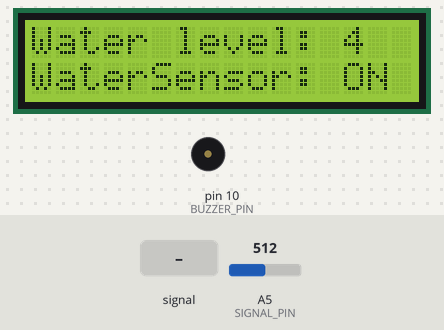
Bench run of a sketch on a simulated Arduino Uno, built with avr-gcc and run on an emulated ATmega328P. Parts: 16×2 character LCD, buzzer (waves = sounding, pin HIGH). Inputs (shaded band) come from the test bench; at power-on: A5 (SIGNAL_PIN) = 512. Pins used as bus, display or sensor lines are not drawn.

Above: at 1.2 s.
1.3 s: A5 (SIGNAL_PIN) set to 313
At 5.8 s:
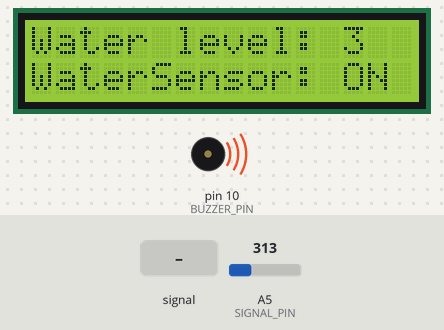
11.6 s: A5 (SIGNAL_PIN) set to 289
At 15.9 s:
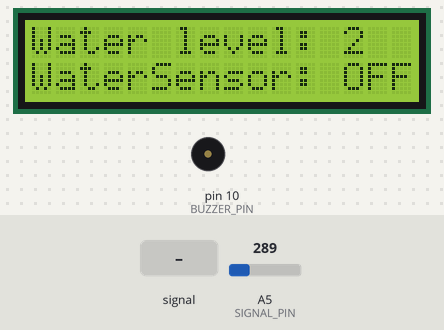
19.6 s: A5 (SIGNAL_PIN) fed a 200 Hz sine of ±255 counts around its level
At 20.8 s:
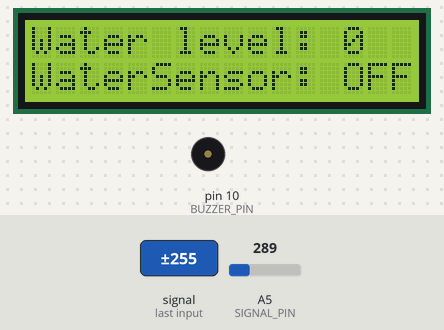
25.6 s: A5 (SIGNAL_PIN) set to 306
At 28.6 s:
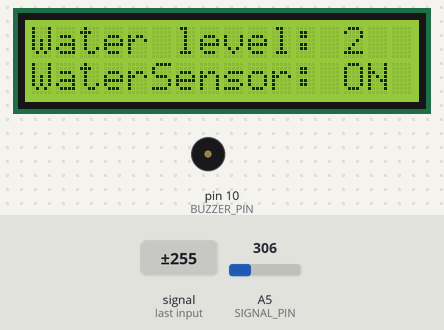
31.6 s: A5 (SIGNAL_PIN) fed a 1000 Hz sine of ±255 counts around its level
At 36.7 s:
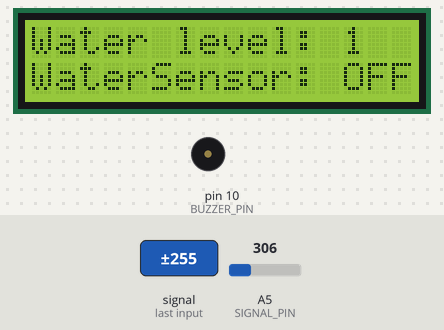
Timing chart, 0 to 38.2 s (numbered marks = the images above; inputs shaded):
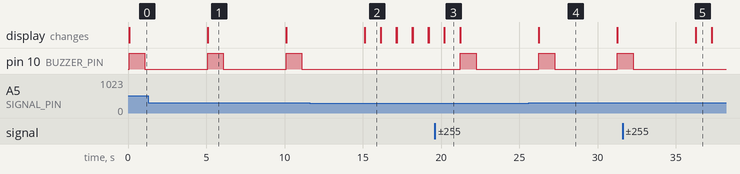

The sketch:

water_sensor.ino
```cpp
#include <LiquidCrystal.h>
#define THRESHOLD   300
#define LED_PIN 13
#define POWER_PIN  7
#define SIGNAL_PIN A5
#define SENSOR_MIN 0
#define SENSOR_MAX 521
#define BUZZER_PIN 10
// lcd
#define PIN_RS 12
#define PIN_E 11
#define PIN_D4 4
#define PIN_D5 6
#define PIN_D6 2
#define PIN_D7 8
//
int value = 0; // variable to store the sensor value
int level = 0; // variable to store the water level

LiquidCrystal lcd(PIN_RS, PIN_E, PIN_D4, PIN_D5, PIN_D6, PIN_D7);

void setup() {
  lcd.begin(16,2);
  Serial.begin(9600);
  pinMode(BUZZER_PIN, OUTPUT); //configure pin 10 as an OUTPUT Buzzer
  pinMode(POWER_PIN, OUTPUT);   // configure D7 pin as an OUTPUT
  digitalWrite(POWER_PIN, LOW); // turn the sensor OFF
  digitalWrite(LED_PIN,   LOW); // turn LED OFF
}

void loop() {
  lcd.clear();
  digitalWrite(POWER_PIN, HIGH);  // turn the sensor ON
  delay(10);                      // wait 10 milliseconds
  value = analogRead(SIGNAL_PIN); // read the analog value from sensor
  digitalWrite(POWER_PIN, LOW);   // turn the sensor OFF

  level = map(value, SENSOR_MIN, SENSOR_MAX, 0, 5); // 5 levels
  lcd.print("Water level: ");
  lcd.println(level);
  if (value > THRESHOLD) {
    lcd.setCursor(0,1);
    lcd.print("WaterSensor: ON");
    digitalWrite(BUZZER_PIN, HIGH); // turn BUZZER ON
    delay(1000);
    digitalWrite(BUZZER_PIN, LOW); // turn BUZZER OFF
    delay(1000);
    digitalWrite(LED_PIN, HIGH);  // turn LED ON
    delay(1000);
    digitalWrite(LED_PIN, LOW);   // turn LED OFF
    delay(1000);
  } else {
    lcd.setCursor(0,1);
    lcd.print("WaterSensor: OFF");
    digitalWrite(LED_PIN, LOW);   // turn LED OFF
  }

  delay(1000);
}
```

Measured:
- the behaviour switches between 301 and 300 on A5 (SIGNAL_PIN) (found by bisection; images 1 and 2)
- after the input at 1.3 s, the display: first differs from a run without the input after 3.8 s (image 1)
- after the input at 11.6 s, pin 10 (BUZZER_PIN): stays LOW (without the input it goes to HIGH after 3.5 s); the display: first differs from a run without the input after 3.5 s (image 2)
- after the input at 19.6 s, pin 10 (BUZZER_PIN): LOW → HIGH after 1.6 s, → LOW 1.0 s later; the display: first differs from a run without the input after 0.61 s (image 3)
- after the input at 31.6 s, pin 10 (BUZZER_PIN): goes on until 32.3 s, then stays LOW; the display: first differs from a run without the input after 4.7 s (image 5)
- by itself, pin 10 (BUZZER_PIN): alternates HIGH for 1.0 s and LOW for 4.0 s
- what the display in image 1 shows lasts 5.0 s, from 5.1 s to 10.1 s
